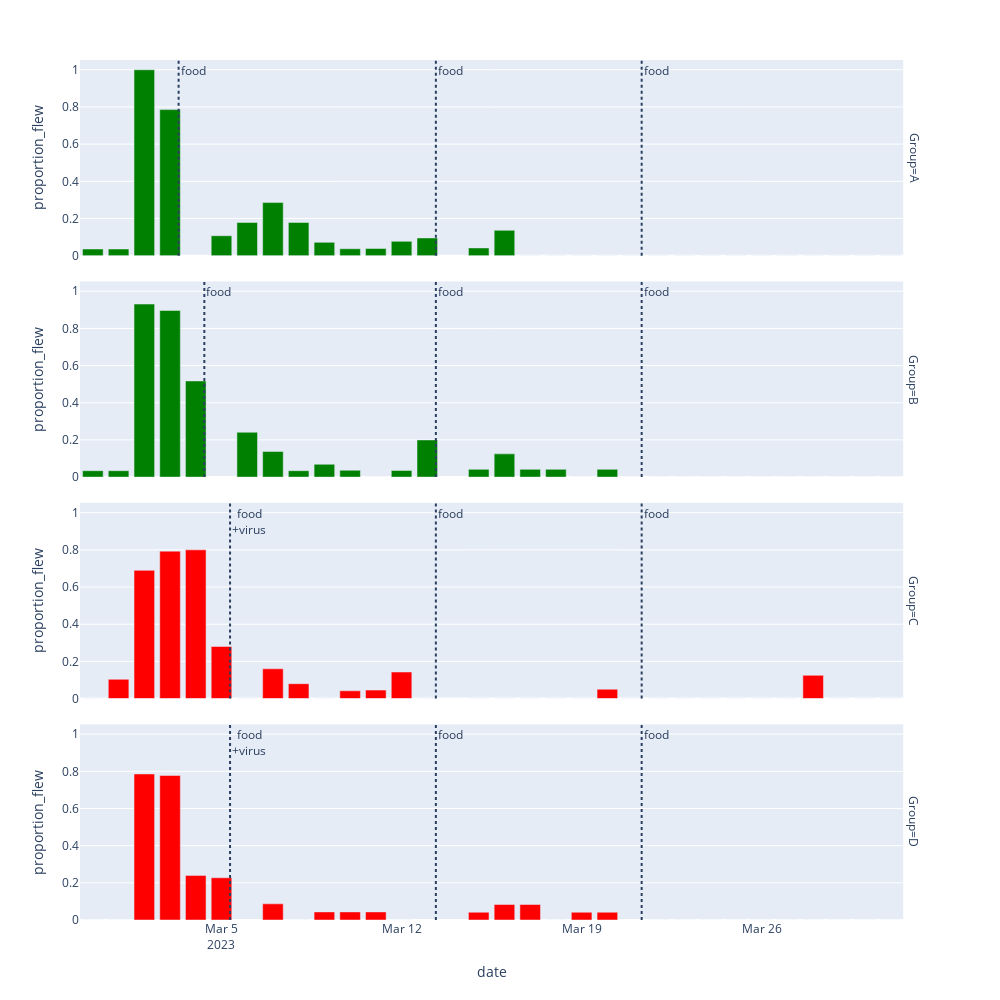

Notebook source saved alongside this figure:
### Markdown cell above
# PLOT

### Code cell
df = gb.reset_index().rename(columns={0:'proportion_flew'})
fig = px.bar(df, x='date', y='proportion_flew', facet_row='Group', color='Group', color_discrete_sequence=['green','green','red','red'])

fig.update_layout(showlegend=False, width=1000, height=1000)

fig.add_vline(x=pd.to_datetime('2023-03-05 08').timestamp()*1000, line_dash="dot", row=1, col=1, annotation_text="food<br>+virus", annotation_position="top right")
fig.add_vline(x=pd.to_datetime('2023-03-05 08').timestamp()*1000, line_dash="dot", row=2, col=1, annotation_text="food<br>+virus", annotation_position="top right")
fig.add_vline(x=pd.to_datetime('2023-03-04 08').timestamp()*1000, line_dash="dot", row=3, col=1, annotation_text="food", annotation_position="top right")
fig.add_vline(x=pd.to_datetime('2023-03-03 08').timestamp()*1000, line_dash="dot", row=4, col=1, annotation_text="food", annotation_position="top right")

fig.add_vline(x=pd.to_datetime('2023-03-13 08').timestamp()*1000, line_dash="dot", row="all", col=1, annotation_text="food", annotation_position="top right")
fig.add_vline(x=pd.to_datetime('2023-03-21 08').timestamp()*1000, line_dash="dot", row="all", col=1, annotation_text="food", annotation_position="top right")
   
fig.write_html("results-plot.html")
fig.write_image("results-plot.png")

fig.show()

### Figure 1 — Plotly figure (JSON) as saved in the notebook; plotly's stock layout.template omitted (floating-point values rounded to 4 significant figures)
{"data": [{"alignmentgroup": "True", "hovertemplate": "Group=A<br>date=%{x}<br>proportion_flew=%{y}<extra></extra>", "legendgroup": "A", "marker": {"color": "green", "pattern": {"shape": ""}}, "name": "A", "offsetgroup": "A", "orientation": "v", "showlegend": true, "textposition": "auto", "type": "bar", "x": ["2023-02-28", "2023-03-01", "2023-03-02", "2023-03-03", "2023-03-05", "2023-03-06", "2023-03-07", "2023-03-08", "2023-03-09", "2023-03-10", "2023-03-11", "2023-03-12", "2023-03-13", "2023-03-15", "2023-03-16", "2023-03-17", "2023-03-18", "2023-03-19", "2023-03-20", "2023-03-21", "2023-03-22", "2023-03-23", "2023-03-24", "2023-03-25", "2023-03-26", "2023-03-27", "2023-03-28", "2023-03-29", "2023-03-30", "2023-03-31"], "xaxis": "x4", "y": [0.03571, 0.03571, 1, 0.7857, 0.1071, 0.1786, 0.2857, 0.1786, 0.07143, 0.03704, 0.03846, 0.07692, 0.09524, 0.04167, 0.1364, 0, 0, 0, 0, 0, 0, 0, 0, 0, 0, 0, 0, 0, 0, 0], "yaxis": "y4"}, {"alignmentgroup": "True", "hovertemplate": "Group=B<br>date=%{x}<br>proportion_flew=%{y}<extra></extra>", "legendgroup": "B", "marker": {"color": "green", "pattern": {"shape": ""}}, "name": "B", "offsetgroup": "B", "orientation": "v", "showlegend": true, "textposition": "auto", "type": "bar", "x": ["2023-02-28", "2023-03-01", "2023-03-02", "2023-03-03", "2023-03-04", "2023-03-06", "2023-03-07", "2023-03-08", "2023-03-09", "2023-03-10", "2023-03-11", "2023-03-12", "2023-03-13", "2023-03-15", "2023-03-16", "2023-03-17", "2023-03-18", "2023-03-19", "2023-03-20", "2023-03-21", "2023-03-22", "2023-03-23", "2023-03-24", "2023-03-25", "2023-03-26", "2023-03-27", "2023-03-28", "2023-03-29", "2023-03-30", "2023-03-31"], "xaxis": "x3", "y": [0.03448, 0.03448, 0.931, 0.8966, 0.5172, 0.2414, 0.1379, 0.03448, 0.06897, 0.03704, 0, 0.03571, 0.2, 0.04167, 0.125, 0.04167, 0.04167, 0, 0.04167, 0, 0, 0, 0, 0, 0, 0, 0, 0, 0, 0], "yaxis": "y3"}, {"alignmentgroup": "True", "hovertemplate": "Group=C<br>date=%{x}<br>proportion_flew=%{y}<extra></extra>", "legendgroup": "C", "marker": {"color": "red", "pattern": {"shape": ""}}, "name": "C", "offsetgroup": "C", "orientation": "v", "showlegend": true, "textposition": "auto", "type": "bar", "x": ["2023-02-28", "2023-03-01", "2023-03-02", "2023-03-03", "2023-03-04", "2023-03-05", "2023-03-06", "2023-03-07", "2023-03-08", "2023-03-09", "2023-03-10", "2023-03-11", "2023-03-12", "2023-03-13", "2023-03-15", "2023-03-16", "2023-03-17", "2023-03-18", "2023-03-19", "2023-03-20", "2023-03-21", "2023-03-22", "2023-03-23", "2023-03-24", "2023-03-25", "2023-03-26", "2023-03-27", "2023-03-28", "2023-03-29", "2023-03-30", "2023-03-31"], "xaxis": "x2", "y": [0, 0.1034, 0.6897, 0.7931, 0.8, 0.28, 0, 0.16, 0.08, 0, 0.04167, 0.04545, 0.1429, 0, 0, 0, 0, 0, 0, 0.05, 0, 0, 0, 0, 0, 0, 0, 0.125, 0, 0, 0], "yaxis": "y2"}, {"alignmentgroup": "True", "hovertemplate": "Group=D<br>date=%{x}<br>proportion_flew=%{y}<extra></extra>", "legendgroup": "D", "marker": {"color": "red", "pattern": {"shape": ""}}, "name": "D", "offsetgroup": "D", "orientation": "v", "showlegend": true, "textposition": "auto", "type": "bar", "x": ["2023-02-28", "2023-03-01", "2023-03-02", "2023-03-03", "2023-03-04", "2023-03-05", "2023-03-07", "2023-03-08", "2023-03-09", "2023-03-10", "2023-03-11", "2023-03-12", "2023-03-15", "2023-03-16", "2023-03-17", "2023-03-18", "2023-03-19", "2023-03-20", "2023-03-22", "2023-03-23", "2023-03-24", "2023-03-25", "2023-03-26", "2023-03-27", "2023-03-28", "2023-03-29", "2023-03-30", "2023-03-31"], "xaxis": "x", "y": [0, 0, 0.7857, 0.7778, 0.24, 0.2273, 0.08696, 0, 0.04348, 0.04348, 0.04348, 0, 0.04167, 0.08333, 0.08333, 0, 0.04167, 0.04167, 0, 0, 0, 0, 0, 0, 0, 0, 0, 0], "yaxis": "y"}], "layout": {"annotations": [{"showarrow": false, "text": "Group=D", "textangle": 90, "x": 0.98, "xanchor": "left", "xref": "paper", "y": 0.1138, "yanchor": "middle", "yref": "paper"}, {"showarrow": false, "text": "Group=C", "textangle": 90, "x": 0.98, "xanchor": "left", "xref": "paper", "y": 0.3712, "yanchor": "middle", "yref": "paper"}, {"showarrow": false, "text": "Group=B", "textangle": 90, "x": 0.98, "xanchor": "left", "xref": "paper", "y": 0.6288, "yanchor": "middle", "yref": "paper"}, {"showarrow": false, "text": "Group=A", "textangle": 90, "x": 0.98, "xanchor": "left", "xref": "paper", "y": 0.8862, "yanchor": "middle", "yref": "paper"}, {"showarrow": false, "text": "food<br>+virus", "x": 1678003200000, "xanchor": "left", "xref": "x", "y": 1, "yanchor": "top", "yref": "y domain"}, {"showarrow": false, "text": "food<br>+virus", "x": 1678003200000, "xanchor": "left", "xref": "x2", "y": 1, "yanchor": "top", "yref": "y2 domain"}, {"showarrow": false, "text": "food", "x": 1677916800000, "xanchor": "left", "xref": "x3", "y": 1, "yanchor": "top", "yref": "y3 domain"}, {"showarrow": false, "text": "food", "x": 1677830400000, "xanchor": "left", "xref": "x4", "y": 1, "yanchor": "top", "yref": "y4 domain"}, {"showarrow": false, "text": "food", "x": 1678694400000, "xanchor": "left", "xref": "x", "y": 1, "yanchor": "top", "yref": "y domain"}, {"showarrow": false, "text": "food", "x": 1678694400000, "xanchor": "left", "xref": "x2", "y": 1, "yanchor": "top", "yref": "y2 domain"}, {"showarrow": false, "text": "food", "x": 1678694400000, "xanchor": "left", "xref": "x3", "y": 1, "yanchor": "top", "yref": "y3 domain"}, {"showarrow": false, "text": "food", "x": 1678694400000, "xanchor": "left", "xref": "x4", "y": 1, "yanchor": "top", "yref": "y4 domain"}, {"showarrow": false, "text": "food", "x": 1679385600000, "xanchor": "left", "xref": "x", "y": 1, "yanchor": "top", "yref": "y domain"}, {"showarrow": false, "text": "food", "x": 1679385600000, "xanchor": "left", "xref": "x2", "y": 1, "yanchor": "top", "yref": "y2 domain"}, {"showarrow": false, "text": "food", "x": 1679385600000, "xanchor": "left", "xref": "x3", "y": 1, "yanchor": "top", "yref": "y3 domain"}, {"showarrow": false, "text": "food", "x": 1679385600000, "xanchor": "left", "xref": "x4", "y": 1, "yanchor": "top", "yref": "y4 domain"}], "barmode": "relative", "height": 1000, "legend": {"title": {"text": "Group"}, "tracegroupgap": 0}, "margin": {"t": 60}, "shapes": [{"line": {"dash": "dot"}, "type": "line", "x0": 1678003200000, "x1": 1678003200000, "xref": "x", "y0": 0, "y1": 1, "yref": "y domain"}, {"line": {"dash": "dot"}, "type": "line", "x0": 1678003200000, "x1": 1678003200000, "xref": "x2", "y0": 0, "y1": 1, "yref": "y2 domain"}, {"line": {"dash": "dot"}, "type": "line", "x0": 1677916800000, "x1": 1677916800000, "xref": "x3", "y0": 0, "y1": 1, "yref": "y3 domain"}, {"line": {"dash": "dot"}, "type": "line", "x0": 1677830400000, "x1": 1677830400000, "xref": "x4", "y0": 0, "y1": 1, "yref": "y4 domain"}, {"line": {"dash": "dot"}, "type": "line", "x0": 1678694400000, "x1": 1678694400000, "xref": "x", "y0": 0, "y1": 1, "yref": "y domain"}, {"line": {"dash": "dot"}, "type": "line", "x0": 1678694400000, "x1": 1678694400000, "xref": "x2", "y0": 0, "y1": 1, "yref": "y2 domain"}, {"line": {"dash": "dot"}, "type": "line", "x0": 1678694400000, "x1": 1678694400000, "xref": "x3", "y0": 0, "y1": 1, "yref": "y3 domain"}, {"line": {"dash": "dot"}, "type": "line", "x0": 1678694400000, "x1": 1678694400000, "xref": "x4", "y0": 0, "y1": 1, "yref": "y4 domain"}, {"line": {"dash": "dot"}, "type": "line", "x0": 1679385600000, "x1": 1679385600000, "xref": "x", "y0": 0, "y1": 1, "yref": "y domain"}, {"line": {"dash": "dot"}, "type": "line", "x0": 1679385600000, "x1": 1679385600000, "xref": "x2", "y0": 0, "y1": 1, "yref": "y2 domain"}, {"line": {"dash": "dot"}, "type": "line", "x0": 1679385600000, "x1": 1679385600000, "xref": "x3", "y0": 0, "y1": 1, "yref": "y3 domain"}, {"line": {"dash": "dot"}, "type": "line", "x0": 1679385600000, "x1": 1679385600000, "xref": "x4", "y0": 0, "y1": 1, "yref": "y4 domain"}], "showlegend": false, "width": 1000, "xaxis": {"anchor": "y", "autorange": true, "domain": [0, 0.98], "range": ["2023-02-27 12:00", "2023-03-31 12:00"], "title": {"text": "date"}, "type": "date"}, "xaxis2": {"anchor": "y2", "autorange": true, "domain": [0, 0.98], "matches": "x", "range": ["2023-02-27 12:00", "2023-03-31 12:00"], "showticklabels": false, "type": "date"}, "xaxis3": {"anchor": "y3", "autorange": true, "domain": [0, 0.98], "matches": "x", "range": ["2023-02-27 12:00", "2023-03-31 12:00"], "showticklabels": false, "type": "date"}, "xaxis4": {"anchor": "y4", "autorange": true, "domain": [0, 0.98], "matches": "x", "range": ["2023-02-27 12:00", "2023-03-31 12:00"], "showticklabels": false, "type": "date"}, "yaxis": {"anchor": "x", "autorange": true, "domain": [0, 0.2275], "range": [0, 1.053], "title": {"text": "proportion_flew"}, "type": "linear"}, "yaxis2": {"anchor": "x2", "autorange": true, "domain": [0.2575, 0.485], "matches": "y", "range": [0, 1.053], "title": {"text": "proportion_flew"}, "type": "linear"}, "yaxis3": {"anchor": "x3", "autorange": true, "domain": [0.515, 0.7425], "matches": "y", "range": [0, 1.053], "title": {"text": "proportion_flew"}, "type": "linear"}, "yaxis4": {"anchor": "x4", "autorange": true, "domain": [0.7725, 1], "matches": "y", "range": [0, 1.053], "title": {"text": "proportion_flew"}, "type": "linear"}}}
